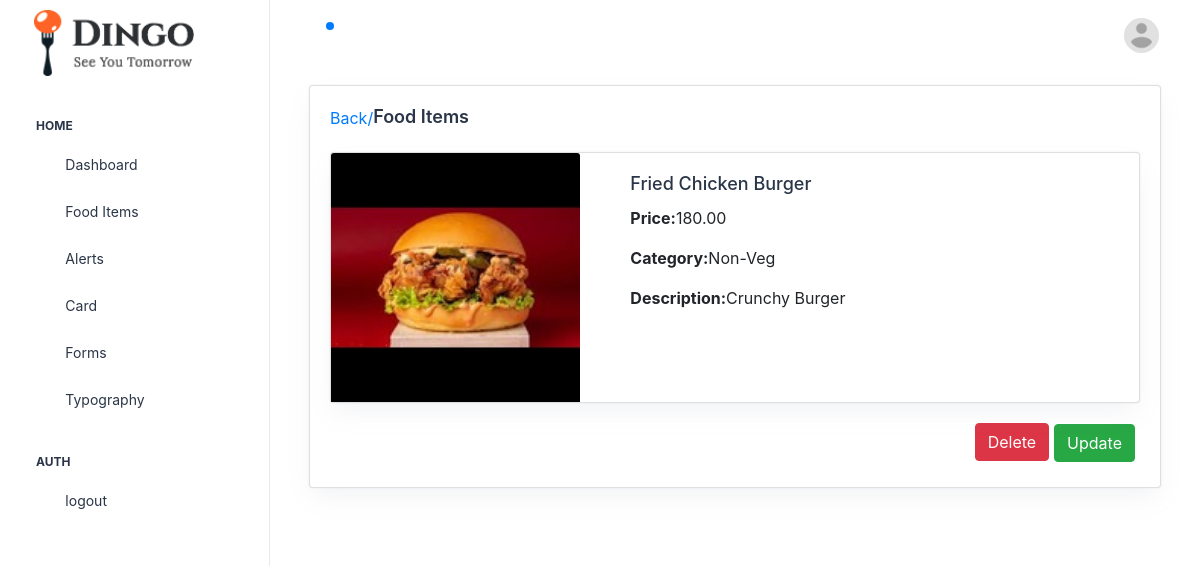
Page /admin_viewitems/3/ (signed in) on the committed database.
### DINGO_APP/models.py (models this page shows, shortened)
class Item(models.Model):
    item_id = models.CharField(max_length=10,null=True,blank=True,unique=True)
    name = models.CharField(max_length=255,null=True,blank=True)
    image = models.ImageField(upload_to='images/',null=True,blank=True)
    description = models.TextField(null=True,blank=True)
    category_type = models.IntegerField(choices=category_choice, null=True, blank=True)
    category = models.CharField(max_length=255,null=True,blank=True)
    price = models.DecimalField(max_digits=10,decimal_places=2,null=True,blank=True)

### DINGO_APP/views.py (the view)
# urls.py: path('admin_viewitems/<int:id>/', views.admin_viewitems, name='admin_viewitems'),
@login_required
def admin_viewitems(request,id):
    food_item = Item.objects.filter(id=id)
    return render(request,'admin_viewitems.html',{'food_item': food_item})

### Templates/admin_viewitems.html (shortened to what this page needs)
<!doctype html>
{% load static %}
<html lang="en">
<head>
  <link rel="stylesheet" href="{% static 'assets/css/styles.min.css' %}" />
  <link rel="stylesheet" href="{% static 'css/bootstrap.min.css' %}">
</head>
<body>
  <div class="page-wrapper" id="main-wrapper" data-layout="vertical" data-navbarbg="skin6" data-sidebartype="full"
    data-sidebar-position="fixed" data-header-position="fixed">
    <aside class="left-sidebar">
      <div>
        <div class="brand-logo d-flex align-items-center justify-content-between">
          <a href="{% url 'dashboard' %}" class="text-nowrap logo-img">
            <img src="{% static 'img/logo.png' %}" width="180" alt="" style="padding:10px;"/>
          </a>
        </div>
        <nav class="sidebar-nav scroll-sidebar" data-simplebar="">
          <ul id="sidebarnav">
            <li class="nav-small-cap">
              <span class="hide-menu">Home</span>
            </li>
            <li class="sidebar-item">
              <a class="sidebar-link" href="{% url 'dashboard' %}" aria-expanded="false">
                <span>
                  <i class="ti ti-layout-dashboard"></i>
                </span>
                <span class="hide-menu">Dashboard</span>
              </a>
            </li>
            <li class="sidebar-item">
              <a class="sidebar-link" href="{% url 'admin_fooditems' %}" aria-expanded="false">
                <span>
                  <i class="ti ti-shopping-cart"></i>
                </span>
                <span class="hide-menu">Food Items</span>
              </a>
            </li>
            <li class="sidebar-item">
              <a class="sidebar-link" href="./ui-alerts.html" aria-expanded="false">
                <span>
                  <i class="ti ti-alert-circle"></i>
                </span>
                <span class="hide-menu">Alerts</span>
              </a>
            </li>
            <li class="sidebar-item">
              <a class="sidebar-link" href="./ui-card.html" aria-expanded="false">
                <span>
                  <i class="ti ti-cards"></i>
                </span>
                <span class="hide-menu">Card</span>
              </a>
            </li>
            <li class="sidebar-item">
              <a class="sidebar-link" href="./ui-forms.html" aria-expanded="false">
                <span>
                  <i class="ti ti-file-description"></i>
                </span>
                <span class="hide-menu">Forms</span>
              </a>
            </li>
            <li class="sidebar-item">
              <a class="sidebar-link" href="./ui-typography.html" aria-expanded="false">
                <span>
                  <i class="ti ti-typography"></i>
                </span>
                <span class="hide-menu">Typography</span>
              </a>
            </li>
            <li class="nav-small-cap">
              <span class="hide-menu">AUTH</span>
            </li>
            <li class="sidebar-item">
              <a class="sidebar-link" href="{% url 'logout' %}" aria-expanded="false">
                <span>
                  <i class="ti ti-login"></i>
                </span>
                <span class="hide-menu">logout</span>
              </a>
            </li>
          </ul>
        </nav>
      </div>
    </aside>
    <div class="body-wrapper">
      <header class="app-header">
        <nav class="navbar navbar-expand-lg navbar-light">
          <ul class="navbar-nav">
            <li class="nav-item">
              <a class="nav-link nav-icon-hover" href="javascript:void(0)">
                <i class="ti ti-bell-ringing"></i>
                <div class="notification bg-primary rounded-circle"></div>
              </a>
            </li>
          </ul>
          <div class="navbar-collapse justify-content-end px-0" id="navbarNav">
            <ul class="navbar-nav flex-row ms-auto align-items-center justify-content-end">
              <li class="nav-item dropdown">
                <a class="nav-link nav-icon-hover" href="javascript:void(0)" id="drop2" data-bs-toggle="dropdown"
                  aria-expanded="false">
                  <img src="{% static 'img/profile.png' %}" alt="" width="35" height="35" class="rounded-circle">
                </a>
              </li>
            </ul>
          </div>
        </nav>
      </header>
      <div class="container-fluid">
        <div class="container-fluid">
          <div class="card">
            {% for i in food_item %}
            <div class="card-body">
              <div class="d-flex">
                <a href="{% url 'admin_fooditems' %}">Back/</a>
                <h5 class="card-title fw-semibold mb-4">Food Items</h5>
              </div>
              <div class="card mb-3">
                <div class="row g-0">
                  <div class="col-md-4">
                    <img src="{{ i.image.url }}" class="card-img-top" alt="..." style="height: -webkit-fill-available;" >
                  </div>
                  <div class="col-md-8">
                    <div class="card-body">
                      <h5 class="card-title">{{ i.name }}</h5>
                      <p><strong>Price:</strong>{{ i.price }}</p>
                      <p><strong>Category:</strong>{{ i.category }}</p>
                      <p class="card-text"><strong>Description:</strong>{{ i.description}}</p>
                    </div>
                  </div>
                </div>
              </div>
              <div class="d-flex" style="float: right;">
                <div >
                  <form method="POST" action="{% url 'admin_deleteitems' i.id %}" onsubmit="return confirm('Do you really want to delete this?');">
                    <button type="submit" class="btn mt-1 delete-link btn-danger"  >Delete</button>
                  </form>
                </div>
                <div>
                     <button type="button" class="btn btn-success" data-toggle="modal" data-target="#update" style="float: right;margin: 5px;">Update</button>
                </div>
              </div>
              {% endfor %}
            </div>
          </div>
        </div>
      </div>
    </div>
  </div>
</body>
</html>

### rows in the picture
Item: image (picture), name "Fried Chicken Burger", price "180.00", category "Non-Veg", description "Crunchy Burger"
